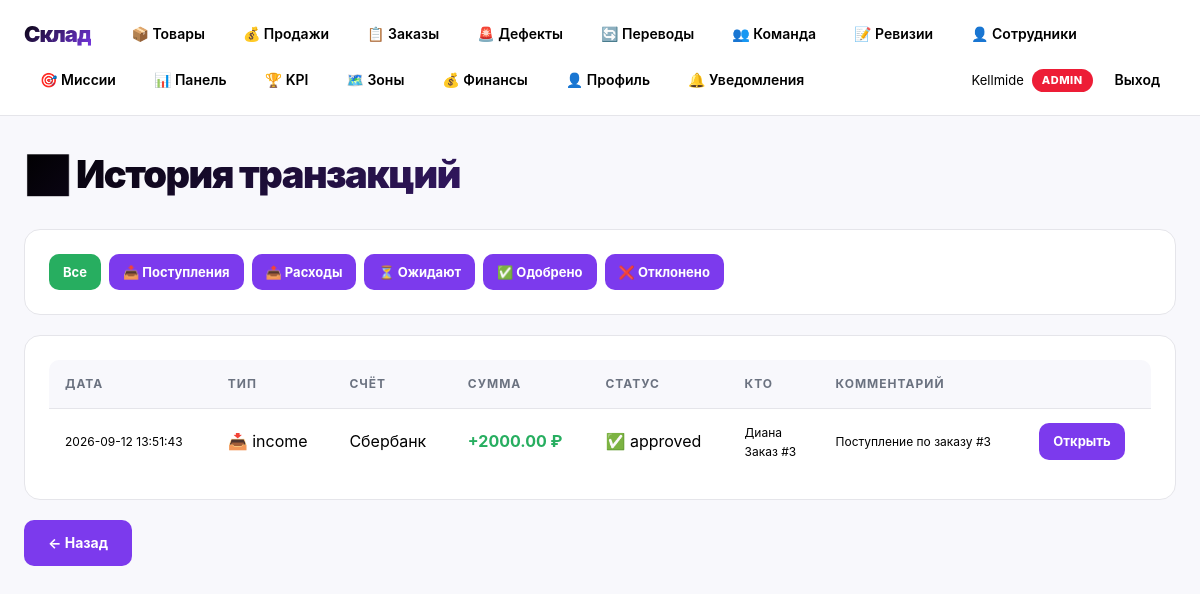
The app's page /finance/transactions (signed in) with its own data.
### tables this page shows
CREATE TABLE users (
                id INTEGER PRIMARY KEY AUTOINCREMENT,
                username TEXT UNIQUE NOT NULL,
                password_hash TEXT NOT NULL,
                full_name TEXT,
                role TEXT NOT NULL DEFAULT 'seller',
                created_at TEXT, parent_id INTEGER, commission_rate REAL DEFAULT 0.0, telegram_id INTEGER, telegram_code TEXT, is_active INTEGER DEFAULT 1);

CREATE TABLE transactions (
    id INTEGER PRIMARY KEY AUTOINCREMENT,
    account_id INTEGER NOT NULL,
    type TEXT NOT NULL,
    amount REAL NOT NULL,
    order_id INTEGER,
    seller_id INTEGER,
    requester_id INTEGER,
    status TEXT DEFAULT 'pending',
    comment TEXT,
    reviewer_id INTEGER,
    review_comment TEXT,
    created_at TEXT,
    reviewed_at TEXT
);

CREATE TABLE bank_accounts (
    id INTEGER PRIMARY KEY AUTOINCREMENT,
    name TEXT NOT NULL,
    bank TEXT,
    account_number TEXT,
    balance REAL DEFAULT 0,
    is_active INTEGER DEFAULT 1,
    created_at TEXT
);

### web_app.py (the view)
@app.route("/finance/transactions")
@login_required
@accountant_required
def finance_transactions():
    ttype = request.args.get("type")
    status = request.args.get("status")
    txs = db.list_transactions(status=status, ttype=ttype, limit=300)
    return render_template("finance_transactions.html",
                            transactions=txs, current_type=ttype, current_status=status)

### database.py (called while the page is built)
    @contextmanager
    def connect(self):
        conn = sqlite3.connect(self.db_name)
        conn.row_factory = sqlite3.Row
        try:
            yield conn
            conn.commit()
        finally:
            conn.close()

    def get_user(self, username):
        with self.connect() as conn:
            r = conn.execute("SELECT * FROM users WHERE username = ?",
                             (username,)).fetchone()
            return dict(r) if r else None

### web_app.py (called while the page is built)
@app.before_request
def load_user():
    g.user = None
    g.customer = None
    if "user" in session:
        g.user = db.get_user(session["user"])
    if "customer_id" in session:
        g.customer = db.get_customer_by_id(session["customer_id"])

@app.context_processor
def inject_globals():
    return {
        "user": g.user,
        "customer": getattr(g, "customer", None),
    }

def login_required(f):
    @wraps(f)
    def wrapper(*args, **kwargs):
        if not g.user:
            return redirect(url_for("login"))
        return f(*args, **kwargs)
    return wrapper

def accountant_required(f):
    @wraps(f)
    def wrapper(*args, **kwargs):
        if not g.user or g.user["role"] not in ("admin", "accountant"):
            flash("Доступ только для админа и бухгалтера", "error")
            return redirect("/")
        return f(*args, **kwargs)
    return wrapper

### templates/finance_transactions.html
{% extends "base.html" %}{% block content %}
<h1>📊 История транзакций</h1>
<div class="card">
  <div style="display:flex;gap:8px;flex-wrap:wrap">
    <a href="/finance/transactions" class="btn btn-sm {% if not current_type and not current_status %}btn-success{% endif %}">Все</a>
    <a href="/finance/transactions?type=income" class="btn btn-sm {% if current_type == 'income' %}btn-success{% endif %}">📥 Поступления</a>
    <a href="/finance/transactions?type=expense" class="btn btn-sm {% if current_type == 'expense' %}btn-success{% endif %}">📤 Расходы</a>
    <a href="/finance/transactions?status=pending" class="btn btn-sm {% if current_status == 'pending' %}btn-success{% endif %}">⏳ Ожидают</a>
    <a href="/finance/transactions?status=approved" class="btn btn-sm {% if current_status == 'approved' %}btn-success{% endif %}">✅ Одобрено</a>
    <a href="/finance/transactions?status=rejected" class="btn btn-sm {% if current_status == 'rejected' %}btn-success{% endif %}">❌ Отклонено</a>
  </div>
</div>
<div class="card">
  <table>
    <thead><tr>
      <th>Дата</th><th>Тип</th><th>Счёт</th><th>Сумма</th>
      <th>Статус</th><th>Кто</th><th>Комментарий</th><th></th>
    </tr></thead>
    <tbody>
    {% for t in transactions %}
    <tr>
      <td style="font-size:12px">{{ t.created_at }}</td>
      <td>{% if t.type == 'income' %}📥{% else %}📤{% endif %} {{ t.type }}</td>
      <td>{{ t.account_name }}</td>
      <td><b style="color:{% if t.type == 'income' %}#27ae60{% else %}#e74c3c{% endif %}">
        {% if t.type == 'income' %}+{% else %}−{% endif %}{{ "%.2f"|format(t.amount) }} ₽
      </b></td>
      <td>{% if t.status == 'pending' %}⏳{% elif t.status == 'approved' %}✅{% else %}❌{% endif %} {{ t.status }}</td>
      <td style="font-size:12px">{{ t.seller_name or t.requester_name or '—' }}{% if t.order_id %}<br>Заказ #{{ t.order_id }}{% endif %}</td>
      <td style="font-size:12px">{{ t.comment or '-' }}</td>
      <td><a href="/finance/transaction/{{ t.id }}" class="btn btn-sm">Открыть</a></td>
    </tr>
    {% else %}
    <tr><td colspan="8" style="text-align:center;padding:20px">Нет транзакций</td></tr>
    {% endfor %}
    </tbody>
  </table>
</div>
<a href="/finance" class="btn">← Назад</a>
{% endblock %}

### templates/base.html (shortened to what this page needs)
<!DOCTYPE html>
<html lang="ru">
<head>
</head>
<body>
<nav>
  <strong>Склад</strong>
  {% if user %}
    {% if user.role == 'accountant' %}
      <a href="/finance">💰 Финансы</a>
      <a href="/finance/transactions?type=income">📥 Поступления</a>
      <a href="/finance/transactions?type=expense">📤 Заявки</a>
      <a href="/admin/bank-accounts">💳 Счета</a>
      <a href="/notifications">🔔 Уведомления</a>
    {% else %}
      <a href="/">📦 Товары</a>
      <a href="/sales">💰 Продажи</a>
      <a href="/orders">📋 Заказы</a>
      <a href="/defects">🚨 Дефекты</a>
      <a href="/transfers">🔄 Переводы</a>
      {% if user.role in ('admin','senior_seller','mentor') %}
        <a href="/team">👥 Команда</a>
        <a href="/revisions">📝 Ревизии</a>
      {% endif %}
      {% if user.role == 'admin' %}
        <a href="/staff">👤 Сотрудники</a>
        <a href="/missions">🎯 Миссии</a>
      {% endif %}
      <a href="/dashboard">📊 Панель</a>
      {% if user.role in ('admin','senior_seller','mentor') %}
        <a href="/kpi">🏆 KPI</a>
      {% endif %}
      {% if user.role == 'admin' %}
        <a href="/zones">🗺️ Зоны</a>
      {% endif %}
      {% if user.role in ('admin', 'accountant') %}
        <a href="/finance">💰 Финансы</a>
      {% endif %}
      <a href="/profile">👤 Профиль</a>
      <a href="/notifications">🔔 Уведомления</a>
    {% endif %}
    <span style="margin-left:auto;font-size:13px;display:flex;align-items:center;gap:8px">
      {{ user.full_name or user.username }}
      <span class="role-badge role-{{ user.role }}">{{ user.role }}</span>
    </span>
    <a href="/logout">Выход</a>
  {% endif %}
</nav>
<div class="container">
  {% block content %}{% endblock %}
</div>
</body>
</html>

### templates/base.html (style rules this page uses)
:root { --black:#000; --white:#fff; --purple:#7c3aed; --purple-dark:#5b21a6; --purple-light:#a78bfa; --red:#ed1d36; --red-dark:#b91c1c; --gray:#f8f8fc; --gray-mid:#e5e5ea; --gray-text:#6b7280; --radius:16px; --radius-sm:10px; --shadow-sm:0 1px 3px rgba(0,0,0,.06); --shadow-md:0 4px 16px rgba(0,0,0,.08); --shadow-lg:0 12px 32px rgba(124,58,237,.15); --shadow-xl:0 24px 60px rgba(124,58,237,.25); }
* { margin:0;padding:0;box-sizing:border-box }
body { font-family:-apple-system,'Segoe UI',Roboto,sans-serif; background:var(--gray); color:var(--black); line-height:1.6; -webkit-font-smoothing:antialiased; }
nav { background:rgba(255,255,255,.95); backdrop-filter:blur(14px); border-bottom:1px solid var(--gray-mid); position:sticky;top:0;z-index:100; display:flex;align-items:center;gap:6px;flex-wrap:wrap; padding:14px 24px; font-size:14px; }
nav strong { font-size:22px;font-weight:900; letter-spacing:-1px;margin-right:18px; background:linear-gradient(135deg,var(--black),var(--purple)); -webkit-background-clip:text; -webkit-text-fill-color:transparent; background-clip:text; }
nav a { color:var(--black);text-decoration:none; padding:9px 16px;border-radius:var(--radius-sm); font-weight:600;transition:all .25s cubic-bezier(.4,0,.2,1); }
nav .role-badge { padding:3px 10px;border-radius:20px; font-size:11px;font-weight:800;color:#fff; text-transform:uppercase;letter-spacing:.5px; }
.role-admin { background:var(--red) }
.container { max-width:1280px;margin:0 auto;padding:28px 24px }
h1 { font-size:38px;font-weight:900; letter-spacing:-1.5px;margin-bottom:24px; background:linear-gradient(135deg,var(--black),var(--purple)); -webkit-background-clip:text; -webkit-text-fill-color:transparent; background-clip:text; }
.card { background:var(--white); border:1px solid var(--gray-mid); border-radius:var(--radius); padding:24px;margin-bottom:20px; transition:all .4s cubic-bezier(.4,0,.2,1); }
.btn { display:inline-flex;align-items:center;justify-content:center;gap:8px; padding:12px 24px; background:var(--purple);color:var(--white); border:none;border-radius:var(--radius-sm); font-size:14px;font-weight:700; cursor:pointer;text-decoration:none; transition:all .25s cubic-bezier(.4,0,.2,1); position:relative;overflow:hidden; }
.btn::before { content:'';position:absolute;top:0;left:-100%; width:100%;height:100%; background:linear-gradient(90deg,transparent,rgba(255,255,255,.3),transparent); transition:left .6s; }
.btn-success { background:#27ae60 }
.btn-sm { padding:8px 14px;font-size:13px }
table { width:100%;border-collapse:collapse; background:var(--white);border-radius:var(--radius-sm); overflow:hidden; }
th,td { padding:14px 16px;text-align:left; border-bottom:1px solid var(--gray-mid); }
th { background:var(--gray); font-size:12px;text-transform:uppercase; letter-spacing:1px;color:var(--gray-text); font-weight:700; }
tr { transition:background .2s }
tr:last-child td { border-bottom:none }

### records on screen
users: full_name "Kellmide", role "ADMIN"
transactions: created_at "2026-09-12 13:51:43", type "income", account_name "Сбербанк", amount "2000.00", status "approved", full_name "Диана", order_id "3", comment "Поступление по заказу #3"
